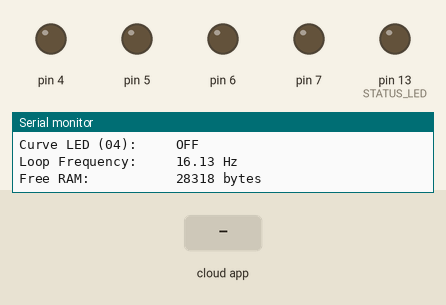
The sketch below on a simulated Arduino Uno, built with avr-gcc and run on an emulated ATmega328P. Parts: output pins drawn as LEDs (lit = HIGH), the last lines printed to the serial monitor. The test bench sets the inputs (shaded band). The RemoteXY app is connected.

Above: at 3.7 s.
3.8 s: the phone or cloud app sets switch_01 to 1
At 5.0 s:
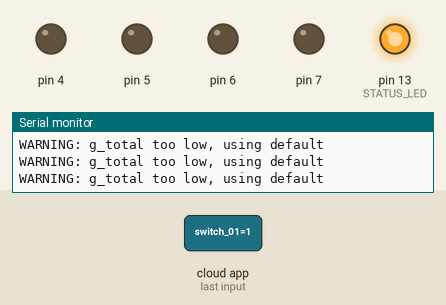
5.3 s: the phone or cloud app sets accelerometer_01_x to 1
At 6.5 s:
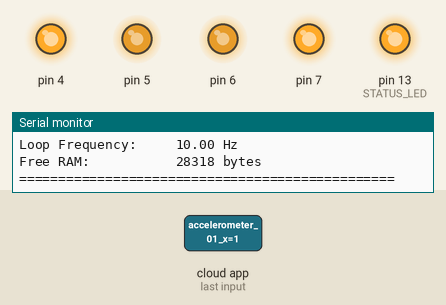
6.8 s: the phone or cloud app sets accelerometer_01_y to 1
At 7.8 s:
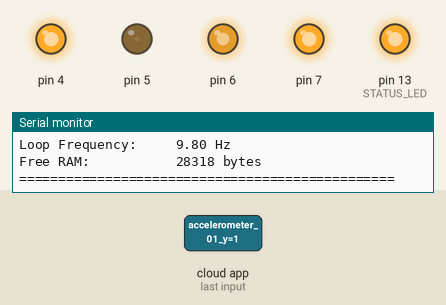
8.3 s: the phone or cloud app sets accelerometer_01_z to 1
At 9.5 s:
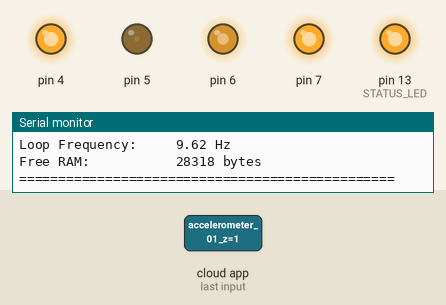
9.8 s: the phone or cloud app sets accelerometer_01_x to 0
At 10.2 s:
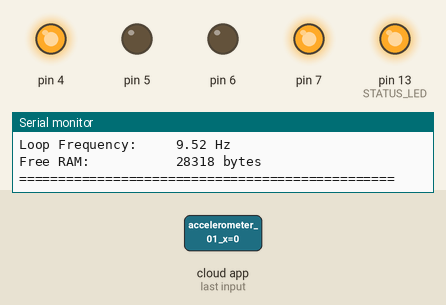
11.3 s: the phone or cloud app sets switch_01 to 0
At 12.2 s:
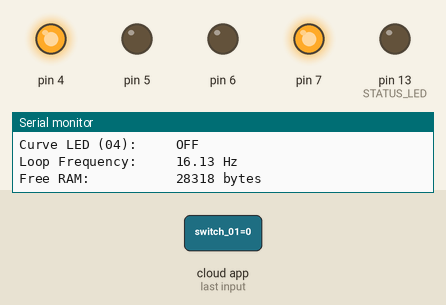
Timing chart, 0 to 13.8 s (numbered marks = the images above; inputs shaded):
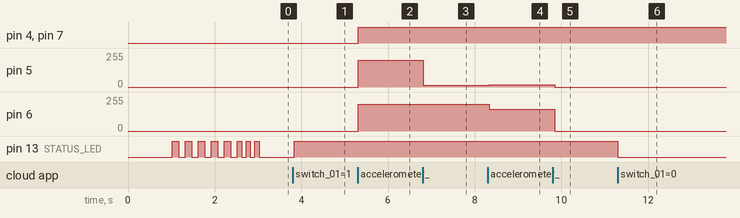

Measured:
- after the input at 3.8 s, pin 13 (STATUS_LED): LOW → HIGH at once
- after the input at 5.3 s, pin 4, pin 7: LOW → HIGH at once; pin 5, pin 6: 0/255 → 200/255 at once
- after the input at 6.8 s, pin 5: 200/255 → 12/255 at once; pin 6: 200/255 → 199/255 at once
- after the input at 8.3 s, pin 5: 12/255 → 18/255 at once; pin 6: 199/255 → 163/255 at once
- after the input at 9.8 s, pin 5: 18/255 → 0/255 after 0.05 s; pin 6: 163/255 → 0/255 after 0.05 s
- after the input at 11.3 s, pin 13 (STATUS_LED): HIGH → LOW at once
- by itself, pin 13 (STATUS_LED): alternates HIGH for 0.15 s and LOW for 0.15 s, 15 changes in all, then stays LOW

The sketch:

Handy_Steuerung_REMOTEXY.ino
```cpp
// (licence header left out)
// Include motor control classes
#include "CMotor.h"
#include "CAntrieb.h"

//////////////////////////////////////////////
//        RemoteXY include library          //
//////////////////////////////////////////////
// Enable debug logging to Serial at 115200
//#define REMOTEXY__DEBUGLOG

// RemoteXY select connection mode and include library
#define REMOTEXY_MODE__HARDSERIAL


// RemoteXY connection settings
#define REMOTEXY_SERIAL Serial
#define REMOTEXY_SERIAL_SPEED 9600


#include <RemoteXY.h>

// RemoteXY GUI configuration
#pragma pack(push, 1)
uint8_t RemoteXY_CONF[] =   // 126 bytes
  { 255,13,0,3,0,119,0,19,0,0,0,0,16,1,200,84,1,1,5,0,
  9,94,33,8,8,0,24,74,84,42,29,4,0,2,24,64,65,99,99,101,
  108,101,114,111,109,101,116,101,114,0,74,43,7,109,11,0,12,12,64,72,
  84,76,45,67,97,114,32,74,97,110,32,80,97,118,108,111,118,105,99,0,
  2,14,30,44,22,0,36,24,31,31,79,78,0,79,70,70,0,74,16,56,
  38,4,0,2,37,64,69,105,110,32,117,110,100,32,65,117,115,115,99,104,
  97,108,116,101,110,0 };

// this structure defines all the variables and events of your control interface
struct {

    // input variables
  float accelerometer_01_x;
  float accelerometer_01_y;
  float accelerometer_01_z;
  uint8_t switch_01; // =1 if switch ON and =0 if OFF

    // output variables
  uint8_t strings_03; // from 0 to 1
  uint8_t strings_04; // from 0 to 1
  uint8_t strings_01; // from 0 to 1

    // other variable
  uint8_t connect_flag;  // =1 if wire connected, else =0

} RemoteXY;
#pragma pack(pop)

/////////////////////////////////////////////
//           END RemoteXY include          //
/////////////////////////////////////////////


// ===============================================
// HARDWARE CONFIGURATION
// ===============================================

// Motor pin definitions - adjust according to your hardware
#define MOTOR_LEFT_PWM 5
#define MOTOR_LEFT_DIR 4
#define MOTOR_RIGHT_PWM 6
#define MOTOR_RIGHT_DIR 7

// Status LED pin (optional)
#define STATUS_LED 13

// ===============================================
// CONTROL PARAMETERS
// ===============================================

const float MAX_TILT_ANGLE = 45.0;    // Maximum tilt angle in degrees
const int MAX_SPEED = 200;             // Maximum speed (0-255)
const int MIN_SPEED = 50;              // Minimum speed to overcome motor friction
const float DEAD_ZONE = 0.1;          // Dead zone for accelerometer (prevent jitter)
const int LOOP_DELAY = 50;             // Main loop delay in ms (20Hz)

// Debug settings
const bool ENABLE_DETAILED_DEBUG = true;
const bool ENABLE_MOTOR_DEBUG = true;
const bool ENABLE_ACCEL_DEBUG = true;
const int DEBUG_INTERVAL = 500;        // Debug output every 500ms

// ===============================================
// GLOBAL VARIABLES
// ===============================================

// Create motor objects
CMotor motorLeft(MOTOR_LEFT_PWM, MOTOR_LEFT_DIR);
CMotor motorRight(MOTOR_RIGHT_PWM, MOTOR_RIGHT_DIR);

// Create drive system
CAntrieb antrieb(motorLeft, motorRight);

// Debug timing
unsigned long lastDebugTime = 0;
unsigned long lastLoopTime = 0;
int loopCounter = 0;

// Previous values for change detection
float prevGx = 0, prevGy = 0, prevGz = 0;
int prevSpeed = 0;
float prevCurveParam = 0;
bool prevSwitchState = false;
bool prevConnectState = false;

// ===============================================
// UTILITY FUNCTIONS
// ===============================================

void printSeparatorLine() {
  Serial.println(F("================================================"));
}

void printDebugHeader() {
  printSeparatorLine();
  Serial.println(F("HTL-CAR DEBUG OUTPUT"));
  Serial.print(F("Compiled: "));
  Serial.print(F(__DATE__));
  Serial.print(F(" "));
  Serial.println(F(__TIME__));
  printSeparatorLine();
}

void blinkStatusLED(int times, int delayMs = 200) {
  for (int i = 0; i < times; i++) {
    digitalWrite(STATUS_LED, HIGH);
    delay(delayMs);
    digitalWrite(STATUS_LED, LOW);
    delay(delayMs);
  }
}

// ===============================================
// MATHEMATICAL FUNCTIONS
// ===============================================

// Function to calculate angle from accelerometer data
float calculateTiltAngle(float gy, float g) {
  // Avoid division by zero
  if (abs(g) < 0.01) {
    Serial.println(F("WARNING: g_total too small, using default"));
    g = 9.8;
  }

  // Calculate angle: alpha = arcsin(gy/g)
  float ratio = gy / g;

  // Constrain ratio to valid range for arcsin
  if (ratio > 1.0 || ratio < -1.0) {
    Serial.print(F("WARNING: Invalid ratio for arcsin: "));
    Serial.println(ratio);
    ratio = constrain(ratio, -1.0, 1.0);
  }

  // Convert to degrees
  float angle = asin(ratio) * 180.0 / PI;

  if (ENABLE_DETAILED_DEBUG && (millis() - lastDebugTime > DEBUG_INTERVAL)) {
    Serial.print(F("Angle calc: gy="));
    Serial.print(gy, 3);
    Serial.print(F(" g="));
    Serial.print(g, 3);
    Serial.print(F(" ratio="));
    Serial.print(ratio, 3);
    Serial.print(F(" angle="));
    Serial.println(angle, 2);
  }

  return angle;
}

// Function to convert angle to curve parameter
float angleToCurveParameter(float angle) {
  // Constrain angle to maximum range
  angle = constrain(angle, -MAX_TILT_ANGLE, MAX_TILT_ANGLE);

  // Apply dead zone
  if (abs(angle) < DEAD_ZONE * MAX_TILT_ANGLE) {
    angle = 0;
  }

  // Map to curve parameter range (-4 to +4)
  float curveParam = map(angle * 100, -MAX_TILT_ANGLE * 100, MAX_TILT_ANGLE * 100, -400, 400) / 100.0;

  return curveParam;
}

// Function to calculate speed from forward/backward tilt
int calculateSpeed(float gx, float g) {
  // Calculate forward/backward angle
  if (abs(g) < 0.01) {
    g = 9.8;
  }

  float ratio = gx / g;
  ratio = constrain(ratio, -1.0, 1.0);
  float forwardAngle = asin(ratio) * 180.0 / PI;

  // Apply dead zone
  if (abs(forwardAngle) < DEAD_ZONE * MAX_TILT_ANGLE) {
    return 0;
  }

  // Map angle to speed
  int speed = map(abs(forwardAngle) * 100, DEAD_ZONE * MAX_TILT_ANGLE * 100, MAX_TILT_ANGLE * 100, MIN_SPEED, MAX_SPEED);

  return constrain(speed, 0, MAX_SPEED);
}

// Function to determine direction from forward/backward tilt
int calculateDirection(float gx, float g) {
  if (abs(g) < 0.01) {
    g = 9.8;
  }

  float ratio = gx / g;
  ratio = constrain(ratio, -1.0, 1.0);
  float forwardAngle = asin(ratio) * 180.0 / PI;

  if (abs(forwardAngle) < DEAD_ZONE * MAX_TILT_ANGLE) {
    return 0; // No movement
  }

  return (forwardAngle > 0) ? 1 : -1; // 1 for forward, -1 for backward
}

// ===============================================
// DEBUG FUNCTIONS
// ===============================================

void printAccelerometerData(float gx, float gy, float gz, float g_total) {
  if (!ENABLE_ACCEL_DEBUG) return;

  Serial.println(F("--- ACCELEROMETER DATA ---"));
  Serial.print(F("gx (Forward/Back): "));
  Serial.print(gx, 4);
  Serial.println(F(" m/s²"));

  Serial.print(F("gy (Left/Right):   "));
  Serial.print(gy, 4);
  Serial.println(F(" m/s²"));

  Serial.print(F("gz (Up/Down):      "));
  Serial.print(gz, 4);
  Serial.println(F(" m/s²"));

  Serial.print(F("g_total:           "));
  Serial.print(g_total, 4);
  Serial.println(F(" m/s²"));

  // Check for significant changes
  float deltaGx = abs(gx - prevGx);
  float deltaGy = abs(gy - prevGy);
  float deltaGz = abs(gz - prevGz);

  if (deltaGx > 0.5 || deltaGy > 0.5 || deltaGz > 0.5) {
    Serial.println(F("SIGNIFICANT ACCELERATION CHANGE DETECTED!"));
  }
}

void printControlData(float steerAngle, float curveParameter, int speed, int direction) {
  Serial.println(F("--- CONTROL CALCULATIONS ---"));
  Serial.print(F("Steering Angle:     "));
  Serial.print(steerAngle, 2);
  Serial.println(F("°"));

  Serial.print(F("Curve Parameter:    "));
  Serial.println(curveParameter, 3);

  Serial.print(F("Speed:              "));
  Serial.println(speed);

  Serial.print(F("Direction:          "));
  switch(direction) {
    case 1:  Serial.println(F("FORWARD")); break;
    case -1: Serial.println(F("BACKWARD")); break;
    case 0:  Serial.println(F("STOP")); break;
    default: Serial.println(F("UNKNOWN")); break;
  }
}

void printMotorData(int speed, float curveParameter) {
  if (!ENABLE_MOTOR_DEBUG) return;

  int pwmLeft, pwmRight;

  // Calculate what the PWM values would be (same logic as CAntrieb::berechnePWM)
  if (curveParameter >= 0) {
    pwmRight = speed;
    pwmLeft = (int)(speed * pow(2, -curveParameter));
  } else {
    pwmLeft = speed;
    pwmRight = (int)(speed * pow(2, curveParameter));
  }

  pwmLeft = constrain(pwmLeft, 0, 255);
  pwmRight = constrain(pwmRight, 0, 255);

  Serial.println(F("--- MOTOR CONTROL ---"));
  Serial.print(F("Left Motor PWM:     "));
  Serial.println(pwmLeft);

  Serial.print(F("Right Motor PWM:    "));
  Serial.println(pwmRight);

  Serial.print(F("Speed Difference:   "));
  Serial.println(abs(pwmLeft - pwmRight));

  if (curveParameter > 0.1) {
    Serial.println(F("→ LEFT TURN (Right motor faster)"));
  } else if (curveParameter < -0.1) {
    Serial.println(F("← RIGHT TURN (Left motor faster)"));
  } else {
    Serial.println(F("↑ STRAIGHT"));
  }
}

void printSystemStatus() {
  Serial.println(F("--- SYSTEM STATUS ---"));

  Serial.print(F("RemoteXY Connected: "));
  Serial.println(RemoteXY.connect_flag ? F("YES") : F("NO"));

  Serial.print(F("System Switch:      "));
  Serial.println(RemoteXY.switch_01 ? F("ON") : F("OFF"));

  Serial.print(F("Status LED (01):    "));
  Serial.println(RemoteXY.strings_01 ? F("ON") : F("OFF"));

  Serial.print(F("Speed LED (03):     "));
  Serial.println(RemoteXY.strings_03 ? F("ON") : F("OFF"));

  Serial.print(F("Curve LED (04):     "));
  Serial.println(RemoteXY.strings_04 ? F("ON") : F("OFF"));

  Serial.print(F("Loop Frequency:     "));
  Serial.print(1000.0 / (millis() - lastLoopTime));
  Serial.println(F(" Hz"));

  Serial.print(F("Free RAM:           "));
  Serial.print(freeRam());
  Serial.println(F(" bytes"));
}

// Function to calculate free RAM
int freeRam() {
  extern int __heap_start, *__brkval;
  int v;
  return (int) &v - (__brkval == 0 ? (int) &__heap_start : (int) __brkval);
}

void printChangeDetection() {
  bool hasChanges = false;

  if (RemoteXY.switch_01 != prevSwitchState) {
    Serial.print(F("SWITCH CHANGED: "));
    Serial.println(RemoteXY.switch_01 ? F("OFF→ON") : F("ON→OFF"));
    hasChanges = true;
  }

  if (RemoteXY.connect_flag != prevConnectState) {
    Serial.print(F("CONNECTION CHANGED: "));
    Serial.println(RemoteXY.connect_flag ? F("DISCONNECTED→CONNECTED") : F("CONNECTED→DISCONNECTED"));
    hasChanges = true;

    // Blink LED on connection change
    blinkStatusLED(RemoteXY.connect_flag ? 3 : 1, 100);
  }

  if (hasChanges) {
    Serial.println();
  }
}

// ===============================================
// MAIN SETUP FUNCTION
// ===============================================

void setup() {
  // Initialize serial for debugging
  Serial.begin(115200);
  delay(1000); // Give serial time to initialize

  printDebugHeader();

  // Initialize RemoteXY
  Serial.println(F("Initializing RemoteXY..."));
  RemoteXY_Init();
  Serial.println(F("RemoteXY initialized successfully"));

  // Initialize status LED
  pinMode(STATUS_LED, OUTPUT);
  digitalWrite(STATUS_LED, LOW);

  // Initialize motors
  Serial.println(F("Initializing motors..."));
  motorLeft.init();
  motorRight.init();
  Serial.println(F("Motors initialized"));

  // Initialize output strings
  RemoteXY.strings_01 = 0; // Status indicator
  RemoteXY.strings_03 = 0; // Speed indicator
  RemoteXY.strings_04 = 0; // Curve indicator

  // Startup blink sequence
  Serial.println(F("System ready - performing startup sequence"));
  blinkStatusLED(5, 150);

  Serial.println(F("=== STARTING MAIN LOOP ==="));
  Serial.println();

  lastDebugTime = millis();
  lastLoopTime = millis();
}

// ===============================================
// MAIN LOOP FUNCTION
// ===============================================

void loop() {
  unsigned long loopStartTime = millis();
  loopCounter++;

  // Handle RemoteXY communication
  RemoteXY_Handler();

  // Check for state changes
  printChangeDetection();

  // Update previous states
  prevSwitchState = RemoteXY.switch_01;
  prevConnectState = RemoteXY.connect_flag;

  // Check if system is enabled via switch
  if (RemoteXY.switch_01 == 1 && RemoteXY.connect_flag == 1) {
    // System is ON and connected
    RemoteXY.strings_01 = 1; // Status ON
    digitalWrite(STATUS_LED, HIGH);

    // Get accelerometer values
    float gx = RemoteXY.accelerometer_01_x;  // Forward/Backward
    float gy = RemoteXY.accelerometer_01_y;  // Left/Right
    float gz = RemoteXY.accelerometer_01_z;  // Up/Down (gravity reference)

    // Calculate total gravity (should be ~9.8, but we normalize)
    float g_total = sqrt(gx*gx + gy*gy + gz*gz);

    // Avoid division by zero
    if (g_total < 0.1) {
      Serial.println(F("WARNING: g_total too low, using default"));
      g_total = 9.8; // Default gravity value
    }

    // Calculate steering angle from left/right tilt
    float steerAngle = calculateTiltAngle(gy, g_total);
    float curveParameter = angleToCurveParameter(steerAngle);

    // Calculate speed and direction from forward/backward tilt
    int speed = calculateSpeed(gx, g_total);
    int direction = calculateDirection(gx, g_total);

    // Update display indicators
    RemoteXY.strings_03 = map(speed, 0, MAX_SPEED, 0, 1); // Speed indicator
    RemoteXY.strings_04 = (abs(curveParameter) > 0.1) ? 1 : 0; // Curve indicator

    // Control the car
    if (speed > 0) {
      antrieb.kurve(curveParameter, speed, direction);
    } else {
      antrieb.stop();
    }

    // Debug output (time-controlled)
    if (millis() - lastDebugTime >= DEBUG_INTERVAL) {
      printAccelerometerData(gx, gy, gz, g_total);
      printControlData(steerAngle, curveParameter, speed, direction);
      printMotorData(speed, curveParameter);
      printSystemStatus();
      printSeparatorLine();
      Serial.println();

      lastDebugTime = millis();
    }

    // Store previous values
    prevGx = gx;
    prevGy = gy;
    prevGz = gz;
    prevSpeed = speed;
    prevCurveParam = curveParameter;

  } else {
    // System is OFF or disconnected
    RemoteXY.strings_01 = 0; // Status OFF
    RemoteXY.strings_03 = 0; // Speed OFF
    RemoteXY.strings_04 = 0; // Curve OFF

    digitalWrite(STATUS_LED, LOW);

    // Stop all motors
    antrieb.stop();

    // Debug output for off state (less frequent)
    if (millis() - lastDebugTime >= DEBUG_INTERVAL * 2) {
      Serial.println(F("System OFF or disconnected"));
      printSystemStatus();
      lastDebugTime = millis();
    }
  }

  // Loop timing control
  lastLoopTime = loopStartTime;

  // Maintain consistent loop timing
  unsigned long loopDuration = millis() - loopStartTime;
  if (loopDuration < LOOP_DELAY) {
    RemoteXY_delay(LOOP_DELAY - loopDuration);
  } else if (loopDuration > LOOP_DELAY * 2) {
    Serial.print(F("WARNING: Loop took too long: "));
    Serial.print(loopDuration);
    Serial.println(F("ms"));
  }
}
```

CAntrieb.cpp
```cpp
#include "CAntrieb.h"
#include <Arduino.h>
#include <math.h>  // For pow() function

CAntrieb::CAntrieb(CMotor &leftMotor, CMotor &rightMotor)
  : motorLi(leftMotor), motorRe(rightMotor) {
}

void CAntrieb::berechnePWM(float kurvenparameter, int geschwindigkeit, int &pwmLi, int &pwmRe) {
  // Based on: pwmRe = pwmLi * 2^kurvenparameter
  // For left curve (positive parameter): Right motor is faster
  // For right curve (negative parameter): Left motor is faster

  if (kurvenparameter >= 0) {
    // Left curve - right motor at full speed
    pwmRe = geschwindigkeit;
    pwmLi = (int)(geschwindigkeit * pow(2, -kurvenparameter));
  } else {
    // Right curve - left motor at full speed
    pwmLi = geschwindigkeit;
    pwmRe = (int)(geschwindigkeit * pow(2, kurvenparameter));
  }

  // Constrain PWM values
  pwmLi = constrain(pwmLi, 0, 255);
  pwmRe = constrain(pwmRe, 0, 255);
}

void CAntrieb::kurve(float kurvenparameter, int geschwindigkeit, int richtung) {
  int pwmLi, pwmRe;

  berechnePWM(kurvenparameter, geschwindigkeit, pwmLi, pwmRe);

  motorLi.bewegen(pwmLi, richtung);
  motorRe.bewegen(pwmRe, richtung);
}

void CAntrieb::vorwaerts(int geschwindigkeit) {
  kurve(0, geschwindigkeit, 1);  // No curve, forward direction
}

void CAntrieb::rueckwaerts(int geschwindigkeit) {
  kurve(0, geschwindigkeit, -1);  // No curve, backward direction
}

void CAntrieb::drehung(int geschwindigkeit, int richtung) {
  if (richtung > 0) {
    // Clockwise - left motor forward, right motor backward
    motorLi.bewegen(geschwindigkeit, 1);
    motorRe.bewegen(geschwindigkeit, -1);
  } else {
    // Counter-clockwise - left motor backward, right motor forward
    motorLi.bewegen(geschwindigkeit, -1);
    motorRe.bewegen(geschwindigkeit, 1);
  }
}

void CAntrieb::stop() {
  motorLi.stop();
  motorRe.stop();
}
```

CAntrieb.h
```cpp
#ifndef CANTRIEB_H
#define CANTRIEB_H

#include "CMotor.h"

class CAntrieb {
  private:
    CMotor &motorLi;  // Left motor reference
    CMotor &motorRe;  // Right motor reference

    // Calculate PWM values based on curve parameter
    void berechnePWM(float kurvenparameter, int geschwindigkeit, int &pwmLi, int &pwmRe);

  public:
    // Constructor with motor references
    CAntrieb(CMotor &leftMotor, CMotor &rightMotor);

    // Move in a curve with given parameters
    // kurvenparameter: Curve sharpness (negative for right curve, positive for left curve)
    // geschwindigkeit: Speed value (0-255)
    // richtung: 1 for forward, -1 for backward
    void kurve(float kurvenparameter, int geschwindigkeit, int richtung);

    // Move straight forward
    void vorwaerts(int geschwindigkeit);

    // Move straight backward
    void rueckwaerts(int geschwindigkeit);

    // Turn in place (one motor forward, one backward)
    // richtung: 1 for clockwise, -1 for counter-clockwise
    void drehung(int geschwindigkeit, int richtung);

    // Stop both motors
    void stop();
};

#endif // CANTRIEB_H
```

Source omitted: CMotor.cpp (793 bytes), CMotor.h (671 bytes)
